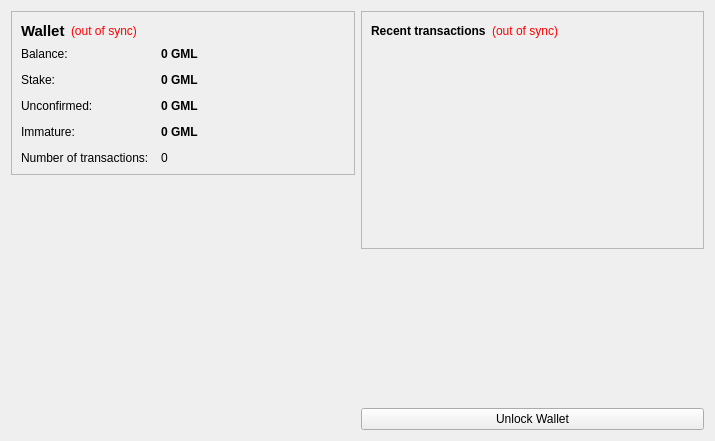
<?xml version="1.0" encoding="UTF-8"?>
<ui version="4.0">
 <class>OverviewPage</class>
 <widget class="QWidget" name="OverviewPage">
  <property name="geometry">
   <rect>
    <x>0</x>
    <y>0</y>
    <width>715</width>
    <height>441</height>
   </rect>
  </property>
  <property name="windowTitle">
   <string>Form</string>
  </property>
  <layout class="QHBoxLayout" name="horizontalLayout" stretch="1,1">
   <item>
    <layout class="QVBoxLayout" name="verticalLayout_2">
     <item>
      <widget class="QFrame" name="frame">
       <property name="frameShape">
        <enum>QFrame::StyledPanel</enum>
       </property>
       <property name="frameShadow">
        <enum>QFrame::Raised</enum>
       </property>
       <layout class="QVBoxLayout" name="verticalLayout_4">
        <item>
         <layout class="QHBoxLayout" name="horizontalLayout_4">
          <item>
           <widget class="QLabel" name="label_5">
            <property name="font">
             <font>
              <pointsize>11</pointsize>
              <weight>75</weight>
              <bold>true</bold>
             </font>
            </property>
            <property name="text">
             <string>Wallet</string>
            </property>
           </widget>
          </item>
          <item>
           <widget class="QLabel" name="labelWalletStatus">
            <property name="toolTip">
             <string>The displayed information may be out of date. Your wallet automatically synchronizes with the GameLeagueCoin network after a connection is established, but this process has not completed yet.</string>
            </property>
            <property name="styleSheet">
             <string notr="true">QLabel { color: red; }</string>
            </property>
            <property name="text">
             <string notr="true">(out of sync)</string>
            </property>
            <property name="alignment">
             <set>Qt::AlignLeading|Qt::AlignLeft|Qt::AlignVCenter</set>
            </property>
           </widget>
          </item>
          <item>
           <spacer name="horizontalSpacer_2">
            <property name="orientation">
             <enum>Qt::Horizontal</enum>
            </property>
            <property name="sizeHint" stdset="0">
             <size>
              <width>40</width>
              <height>20</height>
             </size>
            </property>
           </spacer>
          </item>
         </layout>
        </item>
        <item>
         <layout class="QFormLayout" name="formLayout_2">
          <property name="fieldGrowthPolicy">
           <enum>QFormLayout::AllNonFixedFieldsGrow</enum>
          </property>
          <property name="horizontalSpacing">
           <number>12</number>
          </property>
          <property name="verticalSpacing">
           <number>12</number>
          </property>
          <item row="0" column="0">
           <widget class="QLabel" name="label">
            <property name="text">
             <string>Balance:</string>
            </property>
           </widget>
          </item>
          <item row="0" column="1">
           <widget class="QLabel" name="labelBalance">
            <property name="font">
             <font>
              <weight>75</weight>
              <bold>true</bold>
             </font>
            </property>
            <property name="cursor">
             <cursorShape>IBeamCursor</cursorShape>
            </property>
            <property name="toolTip">
             <string>Your current balance</string>
            </property>
            <property name="text">
             <string notr="true">0 GML</string>
            </property>
            <property name="textInteractionFlags">
             <set>Qt::LinksAccessibleByMouse|Qt::TextSelectableByKeyboard|Qt::TextSelectableByMouse</set>
            </property>
           </widget>
          </item>
          <item row="1" column="0">
           <widget class="QLabel" name="label_6">
            <property name="text">
             <string>Stake:</string>
            </property>
           </widget>
          </item>
          <item row="1" column="1">
           <widget class="QLabel" name="labelStake">
            <property name="font">
             <font>
              <weight>75</weight>
              <bold>true</bold>
             </font>
            </property>
            <property name="cursor">
             <cursorShape>IBeamCursor</cursorShape>
            </property>
            <property name="toolTip">
             <string>Total of coins that was staked, and do not yet count toward the current balance</string>
            </property>
            <property name="text">
             <string notr="true">0 GML</string>
            </property>
            <property name="textInteractionFlags">
             <set>Qt::LinksAccessibleByMouse|Qt::TextSelectableByKeyboard|Qt::TextSelectableByMouse</set>
            </property>
           </widget>
          </item>
          <item row="2" column="0">
           <widget class="QLabel" name="label_3">
            <property name="text">
             <string>Unconfirmed:</string>
            </property>
           </widget>
          </item>
          <item row="2" column="1">
           <widget class="QLabel" name="labelUnconfirmed">
            <property name="font">
             <font>
              <weight>75</weight>
              <bold>true</bold>
             </font>
            </property>
            <property name="cursor">
             <cursorShape>IBeamCursor</cursorShape>
            </property>
            <property name="toolTip">
             <string>Total of transactions that have yet to be confirmed, and do not yet count toward the current balance</string>
            </property>
            <property name="text">
             <string notr="true">0 GML</string>
            </property>
            <property name="textInteractionFlags">
             <set>Qt::LinksAccessibleByMouse|Qt::TextSelectableByKeyboard|Qt::TextSelectableByMouse</set>
            </property>
           </widget>
          </item>
          <item row="3" column="0">
           <widget class="QLabel" name="labelImmatureText">
            <property name="text">
             <string>Immature:</string>
            </property>
           </widget>
          </item>
          <item row="3" column="1">
           <widget class="QLabel" name="labelImmature">
            <property name="font">
             <font>
              <weight>75</weight>
              <bold>true</bold>
             </font>
            </property>
            <property name="toolTip">
             <string>Mined balance that has not yet matured</string>
            </property>
            <property name="text">
             <string notr="true">0 GML</string>
            </property>
            <property name="textInteractionFlags">
             <set>Qt::LinksAccessibleByMouse|Qt::TextSelectableByKeyboard|Qt::TextSelectableByMouse</set>
            </property>
           </widget>
          </item>
          <item row="4" column="0">
           <widget class="QLabel" name="label_2">
            <property name="text">
             <string>Number of transactions:</string>
            </property>
           </widget>
          </item>
          <item row="4" column="1">
           <widget class="QLabel" name="labelNumTransactions">
            <property name="toolTip">
             <string>Total number of transactions in wallet</string>
            </property>
            <property name="text">
             <string notr="true">0</string>
            </property>
           </widget>
          </item>
         </layout>
        </item>
       </layout>
      </widget>
     </item>
     <item>
      <spacer name="verticalSpacer">
       <property name="orientation">
        <enum>Qt::Vertical</enum>
       </property>
       <property name="sizeHint" stdset="0">
        <size>
         <width>20</width>
         <height>40</height>
        </size>
       </property>
      </spacer>
     </item>
     <item>
      <widget class="QLabel" name="label_6">
       <property name="text">
        <string/>
       </property>
       <property name="pixmap">
        <pixmap resource="../bitcoin.qrc">:/images/backg</pixmap>
       </property>
       <property name="scaledContents">
        <bool>false</bool>
       </property>
       <property name="alignment">
        <set>Qt::AlignCenter</set>
       </property>
       <property name="margin">
        <number>-2</number>
       </property>
      </widget>
     </item>
    </layout>
   </item>
   <item>
    <layout class="QVBoxLayout" name="verticalLayout_3">
     <item>
      <widget class="QFrame" name="frame_2">
       <property name="frameShape">
        <enum>QFrame::StyledPanel</enum>
       </property>
       <property name="frameShadow">
        <enum>QFrame::Raised</enum>
       </property>
       <layout class="QVBoxLayout" name="verticalLayout">
        <item>
         <layout class="QHBoxLayout" name="horizontalLayout_2">
          <item>
           <widget class="QLabel" name="label_4">
            <property name="text">
             <string>&lt;b&gt;Recent transactions&lt;/b&gt;</string>
            </property>
           </widget>
          </item>
          <item>
           <widget class="QLabel" name="labelTransactionsStatus">
            <property name="toolTip">
             <string>The displayed information may be out of date. Your wallet automatically synchronizes with the GameLeagueCoin network after a connection is established, but this process has not completed yet.</string>
            </property>
            <property name="styleSheet">
             <string notr="true">QLabel { color: red; }</string>
            </property>
            <property name="text">
             <string notr="true">(out of sync)</string>
            </property>
            <property name="alignment">
             <set>Qt::AlignRight|Qt::AlignTrailing|Qt::AlignVCenter</set>
            </property>
           </widget>
          </item>
          <item>
           <spacer name="horizontalSpacer">
            <property name="orientation">
             <enum>Qt::Horizontal</enum>
            </property>
            <property name="sizeHint" stdset="0">
             <size>
              <width>40</width>
              <height>20</height>
             </size>
            </property>
           </spacer>
          </item>
         </layout>
        </item>
        <item>
         <widget class="QListView" name="listTransactions">
          <property name="styleSheet">
           <string notr="true">QListView { background: transparent; }</string>
          </property>
          <property name="frameShape">
           <enum>QFrame::NoFrame</enum>
          </property>
          <property name="verticalScrollBarPolicy">
           <enum>Qt::ScrollBarAlwaysOff</enum>
          </property>
          <property name="horizontalScrollBarPolicy">
           <enum>Qt::ScrollBarAlwaysOff</enum>
          </property>
          <property name="selectionMode">
           <enum>QAbstractItemView::NoSelection</enum>
          </property>
         </widget>
        </item>
       </layout>
      </widget>
     </item>
     <item>
      <spacer name="verticalSpacer_2">
       <property name="orientation">
        <enum>Qt::Vertical</enum>
       </property>
       <property name="sizeHint" stdset="0">
        <size>
         <width>20</width>
         <height>40</height>
        </size>
       </property>
      </spacer>
     </item>
     <item>
      <widget class="QPushButton" name="unlockWalletButton">
       <property name="text">
        <string>Unlock Wallet</string>
       </property>
      </widget>
     </item>
    </layout>
   </item>
  </layout>
 </widget>
 <resources>
  <include location="../bitcoin.qrc"/>
 </resources>
 <connections/>
</ui>
